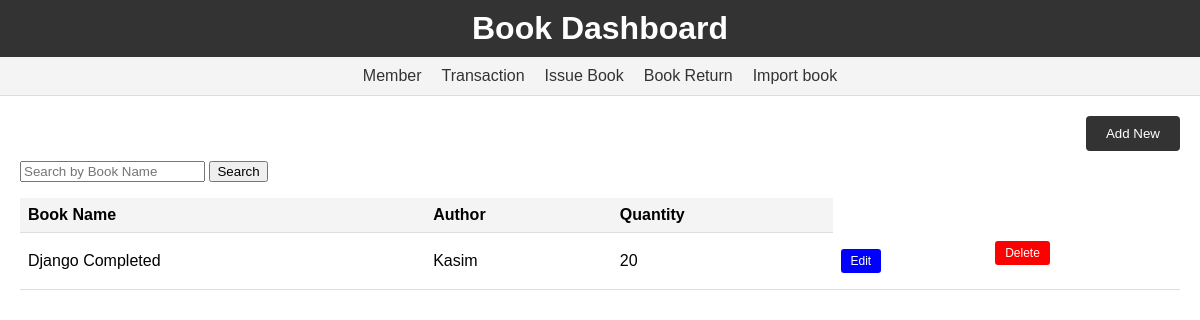
The app's page /, older data.
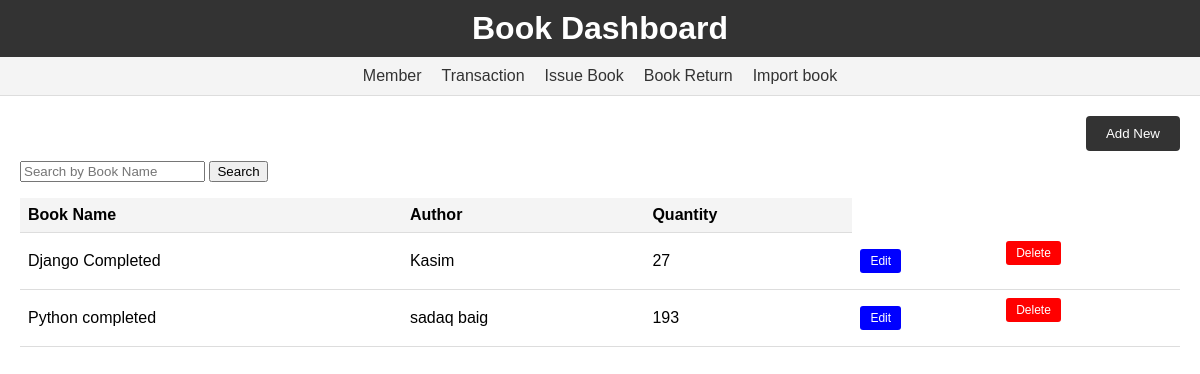
The same page, newer data.
### library/models.py (models this page shows, shortened)
class Book(TimeStampedModel):
    name = models.CharField(max_length=100)
    author = models.CharField(max_length=100)
    quantity = models.PositiveIntegerField()
    isbn = models.CharField(max_length=20,null=True ,blank=True)
    publisher = models.CharField(max_length=255,null=True,blank=True)
    page = models.PositiveIntegerField(null=True,blank=True)

### library/views.py (the view)
# urls.py: path('',views.BookListview.as_view(),name='list'),
class BookListview(View):
    def get(self,request,*args,**kwargs):
        search_name = request.GET.get('search_name')
        book = Book.objects.all()
        if search_name:
            book = book.filter(Q(name__icontains=search_name) | Q(author__icontains=search_name))
        return render(request,'library/book_list.html',{'book':book})

### library/templates/library/book_list.html (shortened to what this page needs)
{% load static %}
<link rel="stylesheet" href="{% static 'library/book_list.css' %}">
<!DOCTYPE html>
<html>
<head>
</head>
<body>
    <header>
        <h1> Book Dashboard</h1>
    </header>
    <div class="navbar">
        <ul>
            <li><a href="{% url 'library:member_list'%}">Member</a></li>
            <li><a href="{% url 'library:transaction_list'%}">Transaction</a></li>
            <li><a href="{% url 'library:issue_book' %}">Issue Book</a></li>
            <li><a href="{% url 'library:return_book' %}">Book Return</a></li>
            <li><a href="{% url 'library:import-books' %}">Import book</a></li>
        </ul>
    </div>
    <div class="container">
        <div class="button-container">
            <a href="{% url 'library:add-book'%}"><button>Add New</button></a>
        </div>
        <div class="table-container">
            <div class="search-container">
                <form method="GET" action="{% url 'library:list' %}">
                    <input type="text" name="search_name" placeholder="Search by Book Name">
                    <button type="submit">Search</button>
                </form>
            </div>
            <table class="table table-striped table-bordered" id="dtTable">
                <thead>
                    <tr>
                        <th>Book Name</th>
                        <th>Author</th>
                        <th>Quantity</th>
                    </tr>
                </thead>
                <tbody>
                    {% for book in book %}
                        <tr>
                            <td>{{ book.name }}</td>
                            <td>{{ book.author }}</td>
                            <td>{{ book.quantity }}</td>
                            <td>
                                <a href="{% url 'library:update-book' book.id%}"><button class="edit-button">Edit</button></a>
                            </td>
                            <td>
                                <form action="{% url 'library:delete-book' book.id %}" method="POST">
                                    <button class="delete-button" type="submit">Delete</button>
                                </form>
                            </td>
                        </tr>
                    {% endfor %}
                </tbody>
            </table>
        </div>
    </div>
</body>
</html>

Row changes from the older to the newer data that the page shows:
changed Book "Django Completed": quantity "20" → "27"
added Book: name "Python completed", author "sadaq baig", quantity "193"
